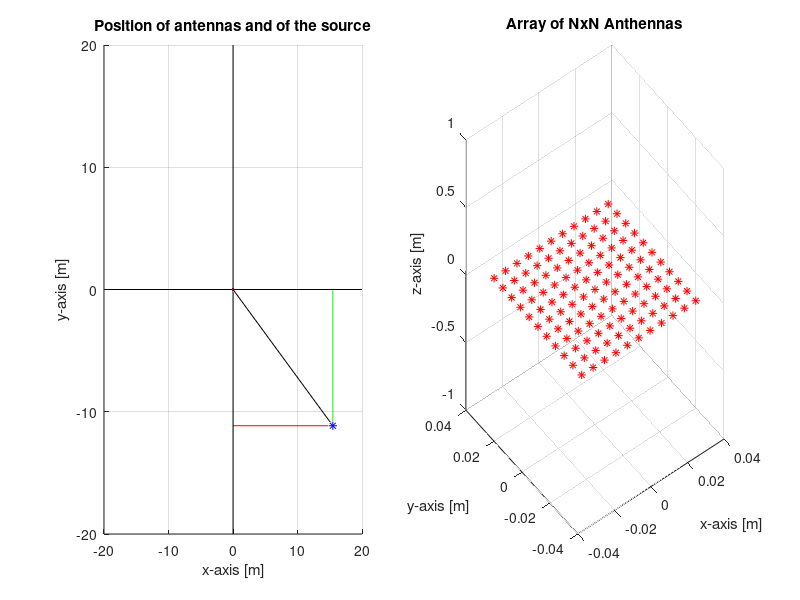
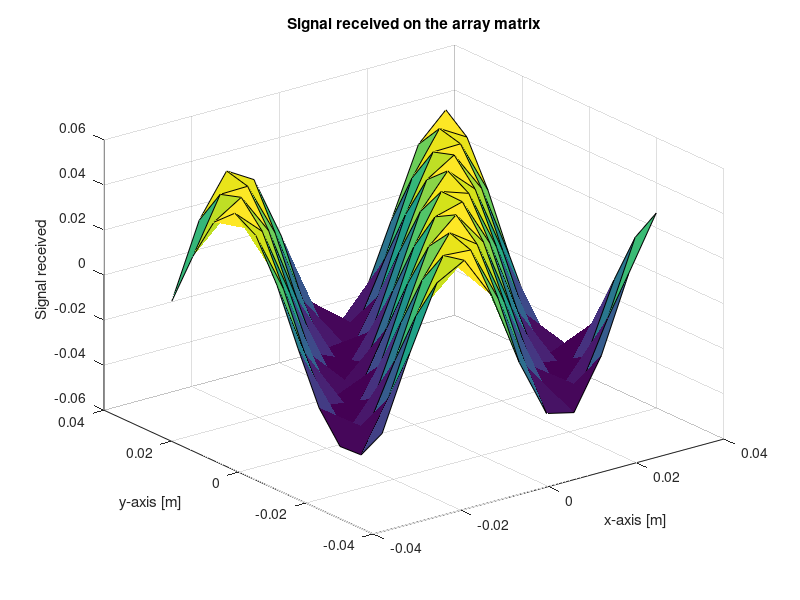
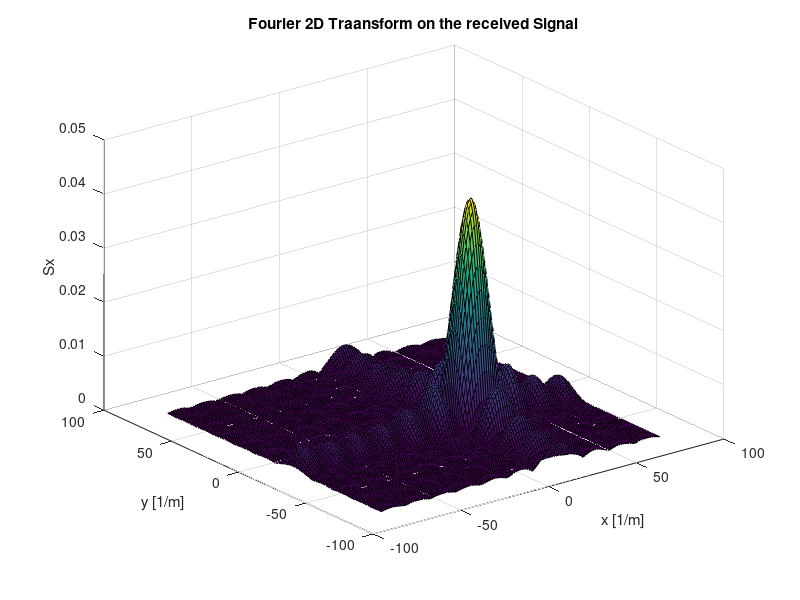
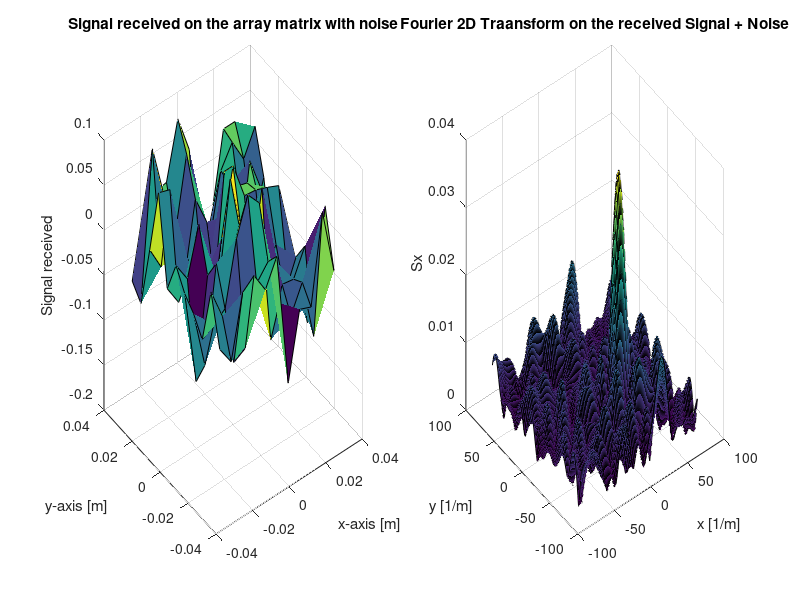

The MATLAB script that drew these images, in order: (Note: this script raises an error after producing the figures.)
%% RADAR IMAGING - HOMEWORK 1
%  Mykhaylo Kotsaba

close all;
clear all;
clc;

%  TASK 2 - Implementation of DOA estimation by 2D-FFT
%% A.                          
f0=9.6e9;
lambda = 3e8/f0; 
ds=lambda/5;

%% B.
limit=[10, 20]; 
p=[0,0,0];                  

% We create a source point in our X,Y,Z limits coordinations.
while ((-limit(1)<=p(1) && p(1)<limit(1) ) || (-limit(1)<=p(2) && p(2)<limit(1)) || (-limit(1)<=p(3) && p(3)<limit(1) )) 
    p=[2*limit(2)*rand-limit(2), 2*limit(2)*rand-limit(2), limit(2)*rand];           
end
real_distance=norm(p);                                                    
real_phi=acos(p(3)/real_distance);                                        
real_teta=atan(p(1)/p(2)); 
Lambdax=lambda/sin(real_phi)/cos(real_teta);
Lambday=lambda/sin(real_phi)/sin(real_teta);

N=max(round(Lambdax/ds),round(Lambday/ds));
[X,Y]=meshgrid(((-(N-1)/2):(N-1)/2)*ds,((-(N-1)/2):(N-1)/2)*ds);


% 3D Plots of the configuration
figure;
subplot(1,2,1)   
hold on;
title('Position of antennas and of the source');
plot3(X,Y,zeros(size(X)),'.r');
plot3(p(1),p(2),p(3),'*b'); 
axis([-limit(2) limit(2) -limit(2) limit(2) 0 limit(2)]);
xlabel('x-axis [m]');ylabel('y-axis [m]');zlabel('z-axis [m]');

% Drawing some lines to make the graphic more clear
line([p(1),0],[p(2),0],[p(3),0],'LineWidth',0.2,'Color','k');        % distanza
line([p(1),p(1)],[p(2),p(2)],[p(3),0],'LineWidth',0.2,'Color','b');  % distanza asse z 
line([p(1),0],[p(2),p(2)],[0,0],'LineWidth',0.2,'Color','r');        % distanza asse x
line([p(1),p(1)],[p(2),0],[0,0],'LineWidth',0.2,'Color','g');        % distanza asse y
line([-limit(2),limit(2)],[0,0],[0,0],'LineWidth',0.2,'Color','k');  % asse x
line([0,0],[-limit(2),limit(2)],[0,0],'LineWidth',0.2,'Color','k');  % asse y
hold off;
grid on;

% Second graphic to show in detail the array
subplot(1,2,2)
plot3(X,Y,zeros(size(X)),'*r');
title('Array of NxN Anthennas');
xlabel('x-axis [m]');ylabel('y-axis [m]');zlabel('z-axis [m]');                             
grid on;


%% C. Received Signal

Vamp=1;                                                                    % Signal emitted amplitude
distance_m_n=sqrt((p(1)-X).^2 +(p(2)-Y).^2 +(p(3)).^2);                    % Distance between the point P and the (n,m) antenna
TSignal = Vamp./distance_m_n.*exp(-1j.*(2*pi/lambda).*distance_m_n);       % Signal received. 

% Plot of the received Signal Time Domain
figure
surf(X,Y,real(TSignal)); 
xlabel('x-axis [m]');ylabel('y-axis [m]');zlabel('Signal received ');
title('Signal received on the array matrix');

%% D. DFT Analysis

Ns = 128;
df=(1/ds)/Ns; 
FSignal=fftshift(fft2(TSignal,Ns,Ns)); 
[frx, fry]=meshgrid(((-(Ns)/2):(Ns-1)/2)*df, ((-(Ns)/2):(Ns-1)/2)*df); 

MaxVal = max(max(abs(FSignal)));                      % Max value of the dft
[xm,ym]=find(abs(FSignal)==MaxVal);                   % Index of the max value
Fx=frx(1,xm);                                         % Fx value 
Fy=fry(ym,1);                                         % Fy value

% Plot Signal in Frequency Domain
figure
surf(frx,fry,abs(FSignal)/N/N);xlabel('x [1/m]');ylabel('y [1/m]');zlabel('Sx');title('Fourier 2D Traansform on the received Signal')
teta=atan(Fy/Fx);
phi=asin(Fx*lambda/cos(teta));

%% E. NOISE Analysis

SNR=100;  

Amp=sqrt(1/SNR)*rand(N);  
phase=2*pi*rand(N);
TSignalNoise=TSignal+Amp.*exp(-1j.*phase);
FSignalNoise=fftshift(fft2(TSignalNoise,Ns,Ns))/N/N;      

MaxValNoise = max(max(abs(FSignalNoise)));                     % Max value of the dft with noise
[xmnoise,ymnoise]=find(abs(FSignalNoise)==MaxValNoise);        % Index of the max value noise
FxNoise=frx(1,xmnoise);                                        % Fx value noise
FyNoise=fry(ymnoise,1);                                        % Fy value Noise

tetaNoise=atan(FyNoise/FxNoise);
phiNoise=asin(FxNoise*lambda/cos(tetaNoise));

% Plotting Time and Frequency Domain
figure
subplot(1,2,1);
surf(X,Y,real(TSignalNoise)); 
xlabel('x-axis [m]');ylabel('y-axis [m]');zlabel('Signal received ');
title('Signal received on the array matrix with noise');
subplot(1,2,2);
surf(frx,fry,abs(FSignalNoise));
xlabel('x [1/m]');ylabel('y [1/m]');zlabel('Sx');title('Fourier 2D Traansform on the received Signal + Noise')



%% F.
%  Second target 
p2=[0,0,0];

while ((-limit(1)<=p2(1) && p2(1)<limit(1) ) || (-limit(1)<=p2(2) && p2(2)<limit(1)) || (-limit(1)<=p2(3) && p2(3)<limit(1) )) 
    p2=[2*limit(2)*rand-limit(2), 2*limit(2)*rand-limit(2), limit(2)*rand];                   
end

real_distance2=norm(p2);                                                        % Real distance from the [0,0,0]
real_phi2=acos(p2(3)/real_distance2);                                           % Real elevation angle of the point
real_teta2=atan(p2(2)/p2(1)); 

% Signal of 2 sources
distance_m_n2 = sqrt((p2(1)-X).^2 +(p2(2)-Y).^2 +(p2(3)).^2);    
TSignal2 = Vamp./distance_m_n2.*exp(-1j.*(2*pi/lambda).*distance_m_n2)+Vamp./distance_m_n.*exp(-1j.*(2*pi/lambda).*distance_m_n);    % Signal received. the amplitude is negligible for our purpose setted at 1 divided per distance

Distancepp=sqrt( (p(1)-p2(1)).^2+(p(2)-p2(2)).^2+(p(3)-p2(3)).^2);

%Plot
figure
FSignal2=fftshift(fft2(TSignal2,Ns,Ns))/N/N; 
surf(frx,fry,abs(FSignal2));


%% TASK 3 
% A. 

dx=0.5;
space_dx=-limit(2):dx:limit(2);
dim=size(space_dx,2);

[XX,YY,ZZ]=meshgrid(space_dx);
BackSignal=zeros(dim, dim, dim);

%% B.

for ii=1:dim
    for jj=1:dim
        for hh=1:dim
            DistPositive=sqrt((X-space_dx(ii)).^2 +(Y-space_dx(jj)).^2 +(space_dx(hh)).^2);    
            BackSignal(jj,ii,hh)=sum(TSignal.*DistPositive.*exp(1j*(2*pi/lambda)*DistPositive),'all'); 
        end
    end
end

xslice=[p(1)];  %% Slicing in the real p point 
yslice=[p(2)];
zslice=[p(3)];

figure
slice(XX,YY,ZZ,abs(BackSignal),xslice,yslice,zslice);
xlabel('x-axis [m]');ylabel('y-axis [m]');zlabel('Signal received ');




fprintf("Real paramaeters:\n");
fprintf("Phi: %.2f gradi \nTeta %.2f gradi\n----------------------\n",abs(rad2deg(real_phi)),rad2deg(real_teta) );
fprintf("Calculated :\nPhi: %.2f gradi \nTeta %.2f gradi\n----------------------\n", abs(rad2deg(phi)), rad2deg(teta));
fprintf("Calculated with Noise:\nPhi: %.2f gradi \nTeta %.2f gradi\n----------------------\n", abs(rad2deg(phiNoise)), rad2deg(tetaNoise));



